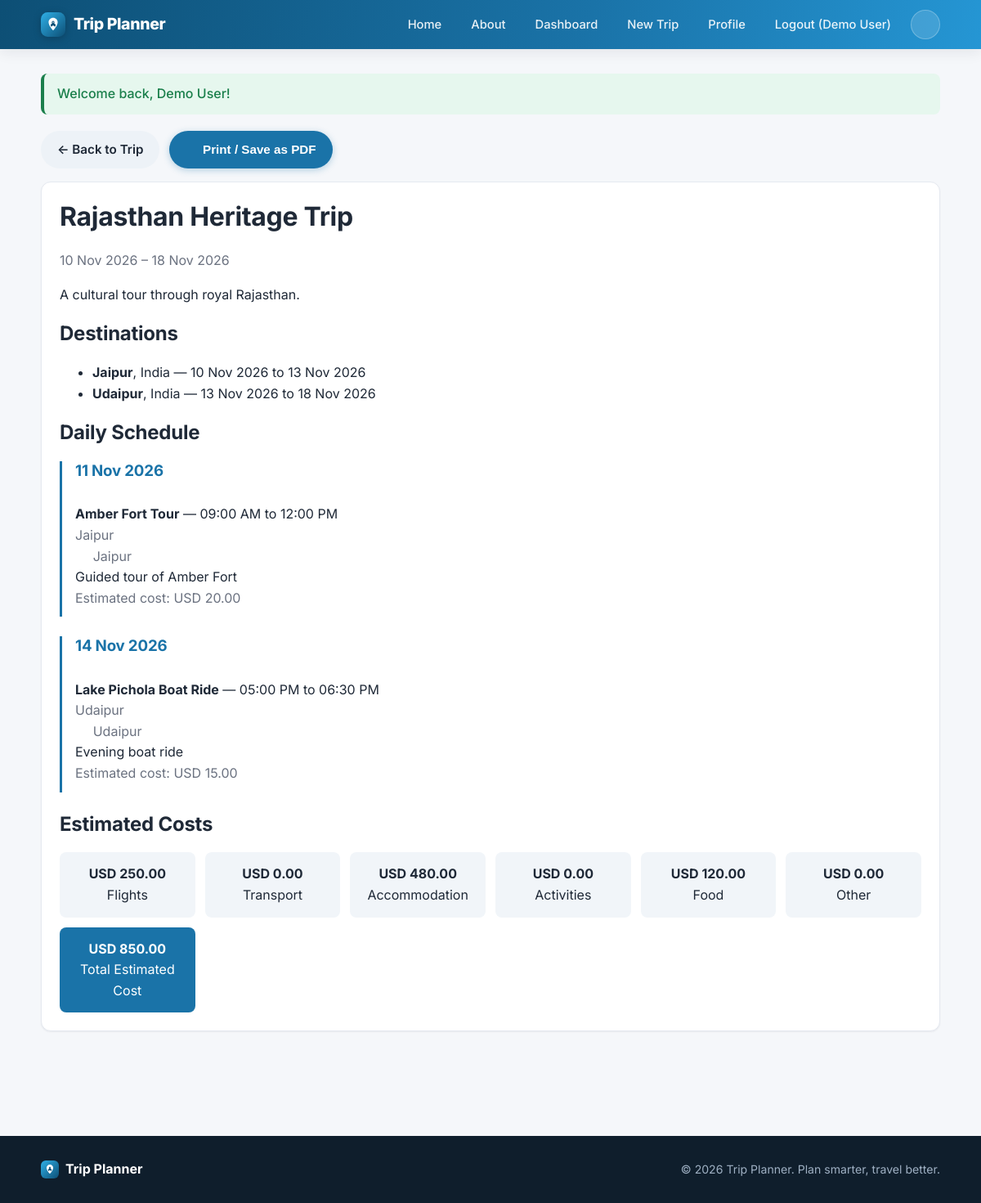
The app's page /itinerary.php?id=1 (signed in) with its own data.
### tables this page shows
CREATE TABLE users (
    id INT UNSIGNED AUTO_INCREMENT PRIMARY KEY,
    name VARCHAR(100) NOT NULL,
    email VARCHAR(150) NOT NULL UNIQUE,
    password_hash VARCHAR(255) NOT NULL,
    role ENUM('user','admin') NOT NULL DEFAULT 'user',
    status ENUM('active','inactive') NOT NULL DEFAULT 'active',
    created_at TIMESTAMP DEFAULT CURRENT_TIMESTAMP,
    updated_at TIMESTAMP DEFAULT CURRENT_TIMESTAMP ON UPDATE CURRENT_TIMESTAMP,
    INDEX idx_users_email (email),
    INDEX idx_users_role (role)
);

CREATE TABLE trips (
    id INT UNSIGNED AUTO_INCREMENT PRIMARY KEY,
    user_id INT UNSIGNED NOT NULL,
    name VARCHAR(150) NOT NULL,
    description TEXT,
    cover_image VARCHAR(255) DEFAULT NULL,
    notes TEXT,
    start_date DATE NOT NULL,
    end_date DATE NOT NULL,
    status ENUM('planned','ongoing','completed','cancelled') NOT NULL DEFAULT 'planned',
    created_at TIMESTAMP DEFAULT CURRENT_TIMESTAMP,
    updated_at TIMESTAMP DEFAULT CURRENT_TIMESTAMP ON UPDATE CURRENT_TIMESTAMP,
    CONSTRAINT fk_trips_user FOREIGN KEY (user_id) REFERENCES users(id) ON DELETE CASCADE,
    INDEX idx_trips_user (user_id),
    INDEX idx_trips_status (status)
);

CREATE TABLE destinations (
    id INT UNSIGNED AUTO_INCREMENT PRIMARY KEY,
    trip_id INT UNSIGNED NOT NULL,
    name VARCHAR(150) NOT NULL,
    country VARCHAR(100) NOT NULL,
    location VARCHAR(255) DEFAULT NULL,
    notes TEXT,
    arrival_date DATE NOT NULL,
    departure_date DATE NOT NULL,
    sort_order INT UNSIGNED NOT NULL DEFAULT 0,
    created_at TIMESTAMP DEFAULT CURRENT_TIMESTAMP,
    CONSTRAINT fk_destinations_trip FOREIGN KEY (trip_id) REFERENCES trips(id) ON DELETE CASCADE,
    INDEX idx_destinations_trip (trip_id)
);

CREATE TABLE activities (
    id INT UNSIGNED AUTO_INCREMENT PRIMARY KEY,
    trip_id INT UNSIGNED NOT NULL,
    destination_id INT UNSIGNED DEFAULT NULL,
    name VARCHAR(150) NOT NULL,
    description TEXT,
    location VARCHAR(255) DEFAULT NULL,
    activity_date DATE NOT NULL,
    start_time TIME DEFAULT NULL,
    end_time TIME DEFAULT NULL,
    estimated_cost DECIMAL(10,2) NOT NULL DEFAULT 0.00,
    created_at TIMESTAMP DEFAULT CURRENT_TIMESTAMP,
    CONSTRAINT fk_activities_trip FOREIGN KEY (trip_id) REFERENCES trips(id) ON DELETE CASCADE,
    CONSTRAINT fk_activities_destination FOREIGN KEY (destination_id) REFERENCES destinations(id) ON DELETE SET NULL,
    INDEX idx_activities_trip (trip_id),
    INDEX idx_activities_date (activity_date)
);

### includes/auth.php (called while the page is built, shortened)
<?php
require_once __DIR__ . '/functions.php';
function isLoggedIn(): bool
{
    return !empty($_SESSION['user_id']);
}
function currentUser(): ?array
{
    static $user = null;
    if ($user === null) {
        $pdo = getDB();
        $stmt = $pdo->prepare('SELECT id, name, email, role, status FROM users WHERE id = ?');
        $stmt->execute([$_SESSION['user_id']]);
        $user = $stmt->fetch() ?: null;
    }
    return $user;
}
function requireLogin(): array
{
    $user = currentUser();
    return $user;
}

### includes/functions.php (called while the page is built, shortened)
<?php
function e(?string $value): string
{
    return htmlspecialchars($value ?? '', ENT_QUOTES, 'UTF-8');
}
function flash(string $key, ?string $message = null)
{
    if (!empty($_SESSION['flash'][$key])) {
        $msg = $_SESSION['flash'][$key];
        return $msg;
    }
    return null;
}
function formatMoney(float $amount, string $currency = 'USD'): string
{
    return $currency . ' ' . number_format($amount, 2);
}
function formatDate(?string $date): string
{
    $ts = strtotime($date);
    return $ts ? date('d M Y', $ts) : '';
}
function formatTime(?string $time): string
{
    $ts = strtotime($time);
    return $ts ? date('h:i A', $ts) : '';
}
function getOwnedTrip(int $tripId, int $userId): ?array
{
    $pdo = getDB();
    $stmt = $pdo->prepare('SELECT * FROM trips WHERE id = ? AND user_id = ?');
    $stmt->execute([$tripId, $userId]);
    $trip = $stmt->fetch();
    return $trip ?: null;
}
function getTripTotals(int $tripId): array
{
    $pdo = getDB();
    $stmt = $pdo->prepare('SELECT category, COALESCE(SUM(amount),0) as total FROM expenses WHERE trip_id = ? GROUP BY category');
    $stmt->execute([$tripId]);
    $rows = $stmt->fetchAll();
    $totals = [
        'flight' => 0, 'transport' => 0, 'accommodation' => 0,
        'activity' => 0, 'food' => 0, 'other' => 0,
    ];
    foreach ($rows as $row) {
        $totals[$row['category']] = (float)$row['total'];
    }
    $totals['grand_total'] = array_sum($totals);
    return $totals;
}

### includes/itinerary-render.php (the view, shortened to what this page needs)
<div class="card">
  <h1 class="mt-0"><?= e($trip['name']) ?></h1>
  <p class="text-muted"><?= e(formatDate($trip['start_date'])) ?> &ndash; <?= e(formatDate($trip['end_date'])) ?></p>
  <?php if (!empty($trip['description'])): ?><p><?= nl2br(e($trip['description'])) ?></p><?php endif; ?>
  <h2>Destinations</h2>
  <?php if (empty($destinations)): ?>
    <p class="text-muted">No destinations added.</p>
  <?php else: ?>
    <ul>
      <?php foreach ($destinations as $d): ?>
        <li><strong><?= e($d['name']) ?></strong>, <?= e($d['country']) ?> &mdash; <?= e(formatDate($d['arrival_date'])) ?> to <?= e(formatDate($d['departure_date'])) ?></li>
      <?php endforeach; ?>
    </ul>
  <?php endif; ?>
  <h2>Daily Schedule</h2>
  <?php if (empty($activitiesByDate)): ?>
    <p class="text-muted">No activities scheduled.</p>
  <?php else: ?>
    <?php foreach ($activitiesByDate as $date => $items): ?>
      <div class="day-block">
        <h3><?= e(formatDate($date)) ?></h3>
        <?php foreach ($items as $a): ?>
          <div class="activity-item">
            <strong><?= e($a['name']) ?></strong>
            <?php if ($a['start_time']): ?> &mdash; <?= e(formatTime($a['start_time'])) ?><?= $a['end_time'] ? ' to ' . e(formatTime($a['end_time'])) : '' ?><?php endif; ?>
            <?php if (!empty($a['destination_name'])): ?><br><span class="text-muted"><?= e($a['destination_name']) ?></span><?php endif; ?>
            <?php if (!empty($a['location'])): ?><br><span class="text-muted"><?= icon('pin', 'icon-inline') ?> <?= e($a['location']) ?></span><?php endif; ?>
            <?php if (!empty($a['description'])): ?><br><?= nl2br(e($a['description'])) ?><?php endif; ?>
            <?php if ((float)$a['estimated_cost'] > 0): ?><br><span class="text-muted">Estimated cost: <?= e(formatMoney((float)$a['estimated_cost'])) ?></span><?php endif; ?>
          </div>
        <?php endforeach; ?>
      </div>
    <?php endforeach; ?>
  <?php endif; ?>
  <h2>Estimated Costs</h2>
  <div class="cost-summary">
    <div class="cost-item"><strong><?= e(formatMoney($totals['flight'])) ?></strong><br>Flights</div>
    <div class="cost-item"><strong><?= e(formatMoney($totals['transport'])) ?></strong><br>Transport</div>
    <div class="cost-item"><strong><?= e(formatMoney($totals['accommodation'])) ?></strong><br>Accommodation</div>
    <div class="cost-item"><strong><?= e(formatMoney($totals['activity'])) ?></strong><br>Activities</div>
    <div class="cost-item"><strong><?= e(formatMoney($totals['food'])) ?></strong><br>Food</div>
    <div class="cost-item"><strong><?= e(formatMoney($totals['other'])) ?></strong><br>Other</div>
    <div class="cost-item total"><strong><?= e(formatMoney($totals['grand_total'])) ?></strong><br>Total Estimated Cost</div>
  </div>
</div>

### includes/header.php (shortened to what this page needs)
<?php
require_once __DIR__ . '/functions.php';
require_once __DIR__ . '/icons.php';
$user = function_exists('currentUser') ? currentUser() : null;
?>
<!DOCTYPE html>
<html lang="en">
<head>
<link rel="stylesheet" href="<?= BASE_URL ?>/assets/css/style.css">
</head>
<body>
<header class="site-header">
  <div class="container header-inner">
    <a class="logo" href="<?= BASE_URL ?>/index.php"><img src="<?= BASE_URL ?>/assets/images/logo.svg" width="30" height="30" alt=""> Trip Planner</a>
    <nav class="main-nav" aria-label="Main navigation">
      <ul id="navLinks" class="nav-links">
        <li><a href="<?= BASE_URL ?>/index.php">Home</a></li>
        <li><a href="<?= BASE_URL ?>/about.php">About</a></li>
        <?php if ($user): ?>
          <li><a href="<?= BASE_URL ?>/dashboard.php">Dashboard</a></li>
          <li><a href="<?= BASE_URL ?>/create-trip.php">New Trip</a></li>
          <li><a href="<?= BASE_URL ?>/profile.php">Profile</a></li>
          <li><a href="<?= BASE_URL ?>/logout.php">Logout (<?= e($user['name']) ?>)</a></li>
        <?php else: ?>
          <li><a href="<?= BASE_URL ?>/login.php">Login</a></li>
          <li><a href="<?= BASE_URL ?>/register.php">Register</a></li>
        <?php endif; ?>
        <li><button type="button" id="themeToggle" class="theme-toggle" aria-label="Toggle dark mode" title="Toggle dark mode"><?= icon('moon', 'theme-icon-dark') ?><?= icon('sun', 'theme-icon-light') ?></button></li>
      </ul>
    </nav>
  </div>
</header>
<main class="container main-content">
<?php
$ok  = flash('success');
if ($err): ?>
<?php endif;
if ($ok): ?>
  <div class="alert alert-success" role="alert"><?= e($ok) ?></div>
<?php endif; ?>

### includes/icons.php
<?php
function icon(string $name, string $class = ''): string
{
    $cls = trim('icon ' . $class);
    $paths = [
        'map' => '<path d="M9 4.5 3 6.75v13.5l6-2.25 6 2.25 6-2.25V4.5l-6 2.25L9 4.5Z"/><path d="M9 4.5v14.25M15 6.75V21"/>',
        'calendar' => '<rect x="3.5" y="5" width="17" height="16" rx="2.5"/><path d="M16 3v4M8 3v4M3.5 10h17"/>',
        'wallet' => '<path d="M3.5 7.5A2.5 2.5 0 0 1 6 5h11a2.5 2.5 0 0 1 2.5 2.5v9A2.5 2.5 0 0 1 17 19H6a2.5 2.5 0 0 1-2.5-2.5v-9Z"/><path d="M15.5 12.75h3v2.5h-3a1.25 1.25 0 0 1 0-2.5Z"/><path d="M3.5 8.5h17"/>',
        'link' => '<path d="M9.5 14.5 14.5 9.5"/><path d="M11 6.5 12.5 5a3.5 3.5 0 1 1 5 5L16 11.5"/><path d="M13 17.5 11.5 19a3.5 3.5 0 1 1-5-5L8 12.5"/>',
        'globe' => '<circle cx="12" cy="12" r="8.5"/><path d="M3.5 12h17M12 3.5a13 13 0 0 1 0 17M12 3.5a13 13 0 0 0 0 17"/>',
        'suitcase' => '<rect x="3.5" y="7.5" width="17" height="12" rx="2"/><path d="M8.5 7.5V6a2 2 0 0 1 2-2h3a2 2 0 0 1 2 2v1.5M3.5 13h17"/>',
        'pin' => '<path d="M12 21s7-6.6 7-11.5A7 7 0 0 0 5 9.5C5 14.4 12 21 12 21Z"/><circle cx="12" cy="9.5" r="2.25"/>',
        'check' => '<path d="M5 12.5 9.5 17 19 7"/>',
        'compass' => '<circle cx="12" cy="12" r="9"/><path d="m14.8 9.2-1.6 4.4-4.4 1.6 1.6-4.4 4.4-1.6Z"/>',
        'plane' => '<path d="M10.5 13.5 3 11l1.2-1.5 5 1L14.8 4.5a1.4 1.4 0 0 1 2.5 1.2l-2.2 6.9 1 5-1.7 1-2-4.3-4 3.4.3 2.2-1.3.8-1.4-3.1-3.1-1.4.8-1.3 2.2.3 3.4-4Z"/>',
        'users' => '<circle cx="9" cy="8.5" r="3"/><path d="M3.5 19c.7-3 3-4.5 5.5-4.5s4.8 1.5 5.5 4.5"/><circle cx="17" cy="9" r="2.3"/><path d="M15.8 14.7c1.9.4 3.3 1.7 3.7 4"/>',
        'shield' => '<path d="M12 3.5 19 6v6c0 4.5-3 7.5-7 8.5-4-1-7-4-7-8.5V6l7-2.5Z"/><path d="m9 12 2 2 4-4.2"/>',
        'chevron-down' => '<path d="m6 9 6 6 6-6"/>',
        'moon' => '<path d="M20 14.5A8.5 8.5 0 1 1 9.5 4a7 7 0 0 0 10.5 10.5Z"/>',
        'sun' => '<circle cx="12" cy="12" r="4.2"/><path d="M12 3v2.2M12 18.8V21M4.6 4.6l1.6 1.6M17.8 17.8l1.6 1.6M3 12h2.2M18.8 12H21M4.6 19.4l1.6-1.6M17.8 6.2l1.6-1.6"/>',
    ];
    $body = $paths[$name] ?? $paths['pin'];
    return '<svg class="' . htmlspecialchars($cls) . '" viewBox="0 0 24 24" fill="none" stroke="currentColor" stroke-width="1.7" stroke-linecap="round" stroke-linejoin="round" aria-hidden="true">' . $body . '</svg>';
}

### assets/css/style.css (style rules this page uses)
:root { --primary: #1a73a8; --primary-dark: #0d4f75; --primary-light: #2596d4; --accent: #f6a821; --accent-dark: #d98a0e; --bg: #f5f7fa; --card-bg: #ffffff; --text: #1f2937; --muted: #6b7280; --border: #e5e9f0; --success: #1a7f4b; --success-bg: #e6f7ee; --error: #b3261e; --error-bg: #fce9e8; --radius: 12px; --radius-sm: 8px; --shadow-sm: 0 1px 2px rgba(16,24,40,0.06); --shadow-md: 0 4px 16px rgba(16,24,40,0.08); --shadow-lg: 0 12px 32px rgba(16,24,40,0.12); font-size: 16px; }
* { box-sizing: border-box; }
body { margin: 0; font-family: 'Inter', -apple-system, BlinkMacSystemFont, "Segoe UI", Roboto, Helvetica, Arial, sans-serif; background: var(--bg); color: var(--text); line-height: 1.6; -webkit-font-smoothing: antialiased; }
.container { max-width: 1140px; margin: 0 auto; padding: 0 20px; }
a { color: var(--primary); text-decoration: none; transition: color .15s ease; }
h1, h2, h3 { line-height: 1.25; font-weight: 700; letter-spacing: -0.01em; }
.icon { width: 1em; height: 1em; display: inline-block; vertical-align: -0.15em; }
.icon-inline { width: 0.95em; height: 0.95em; vertical-align: -0.13em; margin-right: 2px; }
.site-header { background: linear-gradient(100deg, var(--primary-dark), var(--primary) 60%, var(--primary-light)); color: #fff; position: sticky; top: 0; z-index: 10; box-shadow: var(--shadow-md); backdrop-filter: saturate(1.1); }
.header-inner { display: flex; align-items: center; justify-content: space-between; padding: 12px 20px; }
.logo { color: #fff; font-weight: 800; font-size: 1.22rem; display: flex; align-items: center; gap: 10px; letter-spacing: -0.02em; }
.logo img { display: block; filter: drop-shadow(0 2px 5px rgba(0,0,0,0.2)); }
.nav-links { list-style: none; display: flex; align-items: center; gap: 4px; margin: 0; padding: 0; flex-wrap: wrap; }
.nav-links a { color: rgba(255,255,255,0.9); font-weight: 500; font-size: 0.92rem; padding: 9px 16px; border-radius: 999px; transition: background .15s ease, color .15s ease; }
.main-content { padding: 30px 20px 60px; min-height: 60vh; }
.alert { padding: 12px 16px; border-radius: var(--radius-sm); margin-bottom: 20px; font-weight: 500; border-left: 4px solid transparent; }
.alert-success { background: var(--success-bg); color: var(--success); border-left-color: var(--success); }
.card { background: var(--card-bg); border: 1px solid var(--border); border-radius: var(--radius); padding: 22px; margin-bottom: 20px; box-shadow: var(--shadow-sm); transition: box-shadow .18s ease, transform .18s ease; }
.day-block { border-left: 3px solid var(--primary); padding-left: 16px; margin-bottom: 24px; }
.day-block h3 { color: var(--primary); }
.activity-item { padding: 10px 0; border-bottom: 1px dashed var(--border); }
.activity-item:last-child { border-bottom: none; }
.cost-summary { display: grid; grid-template-columns: repeat(auto-fit, minmax(160px, 1fr)); gap: 12px; margin-top: 16px; }
.cost-summary .cost-item { background: #f1f5f9; border-radius: var(--radius-sm); padding: 14px; text-align: center; }
.cost-summary .total { background: var(--primary); color: #fff; }
.text-muted { color: var(--muted); }
.mt-0 { margin-top: 0; }
.theme-toggle { background: rgba(255,255,255,0.14); border: 1px solid rgba(255,255,255,0.25); color: #fff; width: 36px; height: 36px; border-radius: 50%; display: flex; align-items: center; justify-content: center; cursor: pointer; margin-left: 4px; }
.theme-toggle .icon { width: 17px; height: 17px; }

### records on screen
users: name "Demo User"
trips: name "Rajasthan Heritage Trip", start_date "10 Nov 2026", end_date "18 Nov 2026", description "A cultural tour through royal Rajasthan."
destinations: name "Jaipur", country "India", arrival_date "10 Nov 2026", departure_date "13 Nov 2026"
destinations: name "Udaipur", country "India", arrival_date "13 Nov 2026", departure_date "18 Nov 2026"
activities: name "Amber Fort Tour", start_time "09:00 AM", end_time "12:00 PM", destination.name "Jaipur", location "Jaipur", description "Guided tour of Amber Fort", estimated_cost "USD 20.00"
activities: name "Lake Pichola Boat Ride", start_time "05:00 PM", end_time "06:30 PM", destination.name "Udaipur", location "Udaipur", description "Evening boat ride", estimated_cost "USD 15.00"

### other values on screen
$ok "Welcome back, Demo User!"
formatDate($date) "11 Nov 2026"
formatDate($date) "14 Nov 2026"
formatMoney($totals['flight']) "USD 250.00"
formatMoney($totals['transport']) "USD 0.00"
formatMoney($totals['accommodation']) "USD 480.00"
formatMoney($totals['activity']) "USD 0.00"
formatMoney($totals['food']) "USD 120.00"
formatMoney($totals['other']) "USD 0.00"
formatMoney($totals['grand_total']) "USD 850.00"
